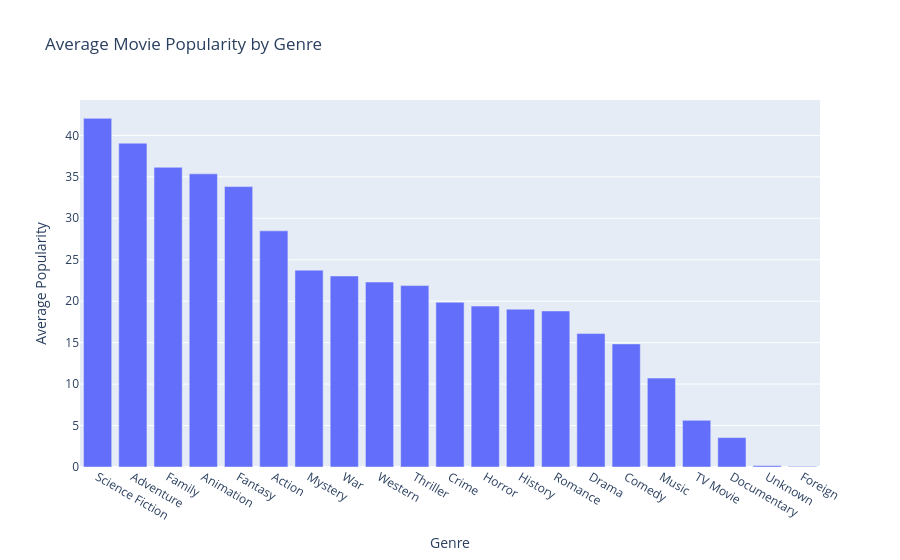

Here is the notebook cell this chart was saved with:
### Markdown cell above
## 14. Create the second static Plotly figure

The second figure should add different but related evidence rather than repeat the first figure in another style.

### Code cell
popularity_by_genre = (
    analysis.groupby("genre", as_index=False)["popularity"]
    .mean()
    .sort_values("popularity", ascending=False)
)

fig2 = px.bar(
    popularity_by_genre,
    x="genre",
    y="popularity",
    title="Average Movie Popularity by Genre",
    labels={
        "genre": "Genre",
        "popularity": "Average Popularity"
    }
)

fig2.show()

### Figure 1 — Plotly figure (JSON) as saved in the notebook; plotly's stock layout.template omitted (floating-point values rounded to 4 significant figures)
{"data": [{"hovertemplate": "Genre=%{x}<br>Average Popularity=%{y}<extra></extra>", "legendgroup": "", "marker": {"color": "#636efa", "pattern": {"shape": ""}}, "name": "", "orientation": "v", "showlegend": false, "textposition": "auto", "type": "bar", "x": ["Science Fiction", "Adventure", "Family", "Animation", "Fantasy", "Action", "Mystery", "War", "Western", "Thriller", "Crime", "Horror", "History", "Romance", "Drama", "Comedy", "Music", "TV Movie", "Documentary", "Unknown", "Foreign"], "xaxis": "x", "y": [42.05, 39.06, 36.15, 35.36, 33.82, 28.48, 23.74, 23.04, 22.31, 21.88, 19.87, 19.41, 19.03, 18.82, 16.09, 14.84, 10.72, 5.627, 3.548, 0.168, 0.07442], "yaxis": "y"}], "layout": {"barmode": "relative", "legend": {"tracegroupgap": 0}, "title": {"text": "Average Movie Popularity by Genre"}, "xaxis": {"anchor": "y", "domain": [0, 1], "title": {"text": "Genre"}}, "yaxis": {"anchor": "x", "domain": [0, 1], "title": {"text": "Average Popularity"}}}}
